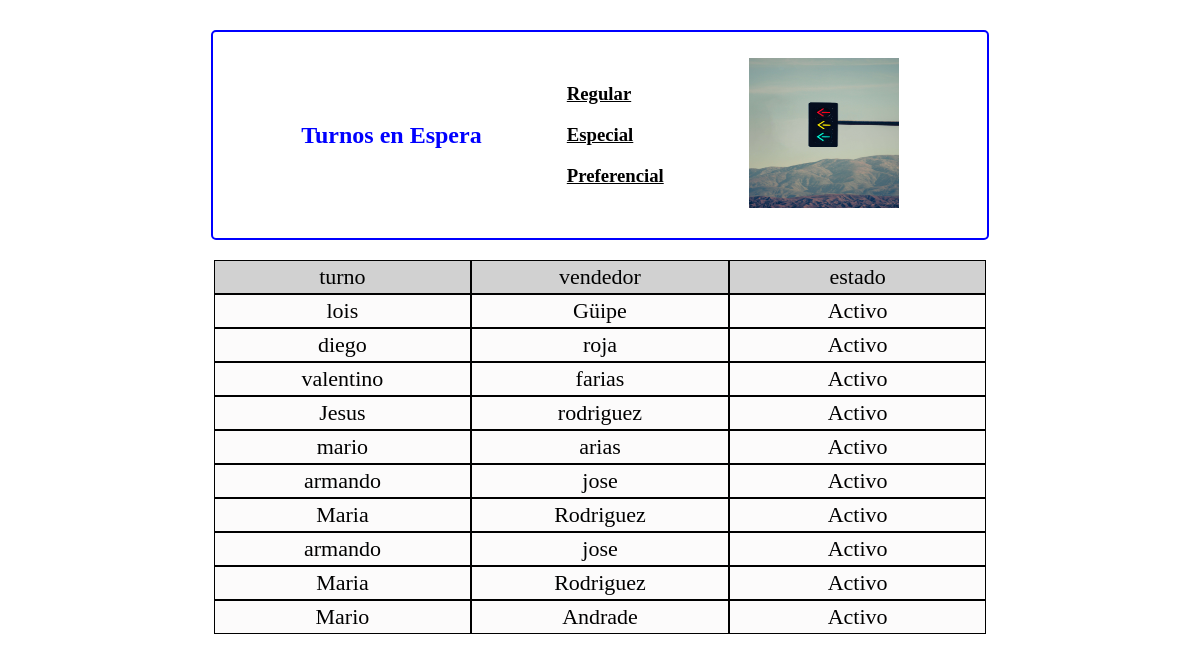
Page /sellers_view on the earlier database version.
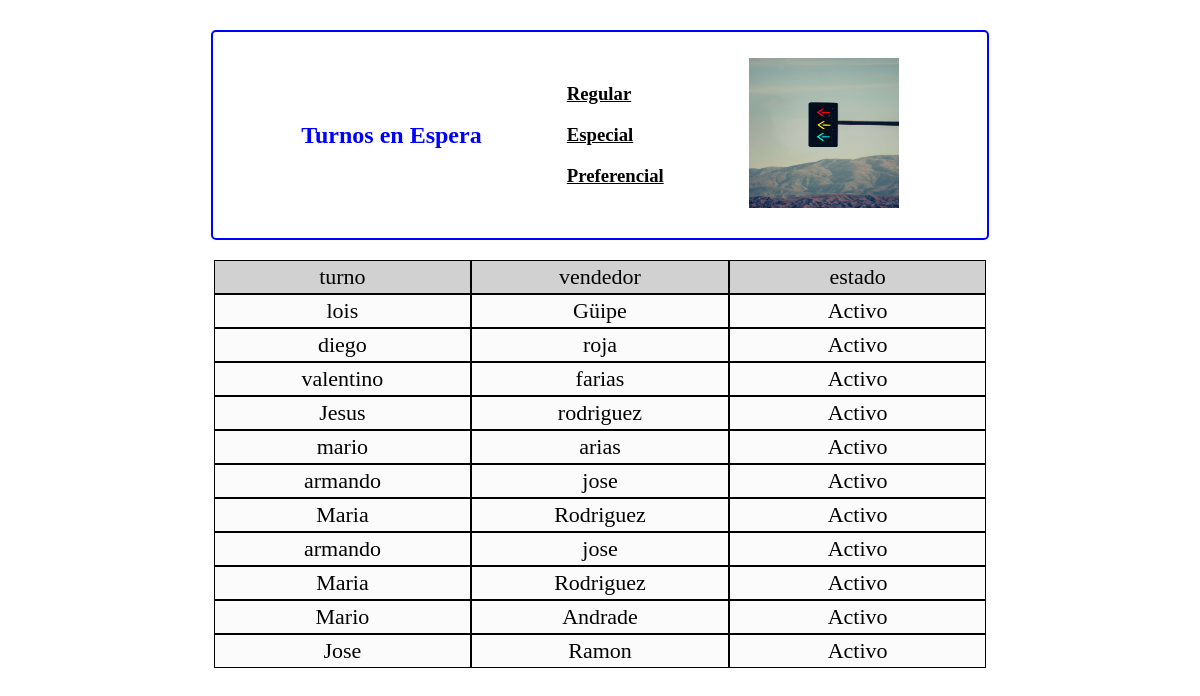
Same page on the later database version.
### app/models.py (models this page shows, shortened)
class Vendedor(db.Model):
  id = db.Column(db.Integer, primary_key=True)
  name = db.Column(db.String(60))
  last_name = db.Column(db.String(60))
  status = db.Column(db.Boolean)
  created = db.Column(db.DateTime)

### app/views.py (the view)
@app.route('/sellers_view',methods=['GET'])
def sellers_view():
    sellers = Vendedor.query.all();
    return render_template('sellers_view.html',sellers=sellers)

### app/templates/sellers_view.html
{% extends "layout.html" %} {% block body%}
<div id="container2">
  <div id="membrete">
    <div id="titulo">
      <h2>Turnos en Espera</h2>
    </div>
    <div id="type">
      <h3 id="regular">Regular</h3>
      <h3 id="especial">Especial</h3>
      <h3 id="preferencial">Preferencial</h3>
    </div>
    <div id="logo">
      <img src="{{ url_for('static',filename='img/signal.jpg') }}" alt="" />
    </div>
  </div>
</div>
<div id="father2">
  <div id="table">
    <div id="column_table">
      <div>turno</div>
      <div>vendedor</div>
      <div>estado</div>
    </div>
      <div id="data_seller">
        {% if sellers %}
        {% for seller in sellers %}
        <div id='details'>
        <div class="{% if  seller.id  % 2  %} pair-style {% endif %}"> {{ seller.name }}</div>
        <div>{{ seller.last_name }}</div>
        <div>Activo</div>
        </div>
        {%  endfor %}
        {%  endif %}
      </div>
  </div>
</div>
{% endblock %}

Differences in the rows shown:
added Vendedor: name "Jose", last_name "Ramon"
